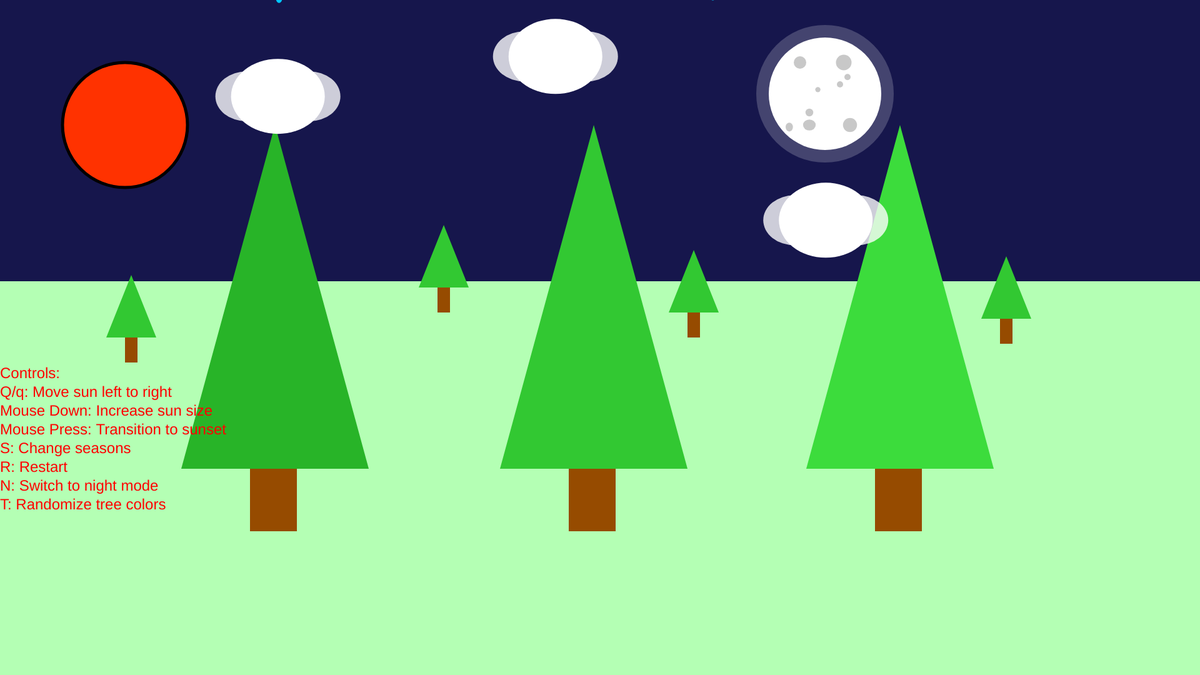
Frame 1 (no input)
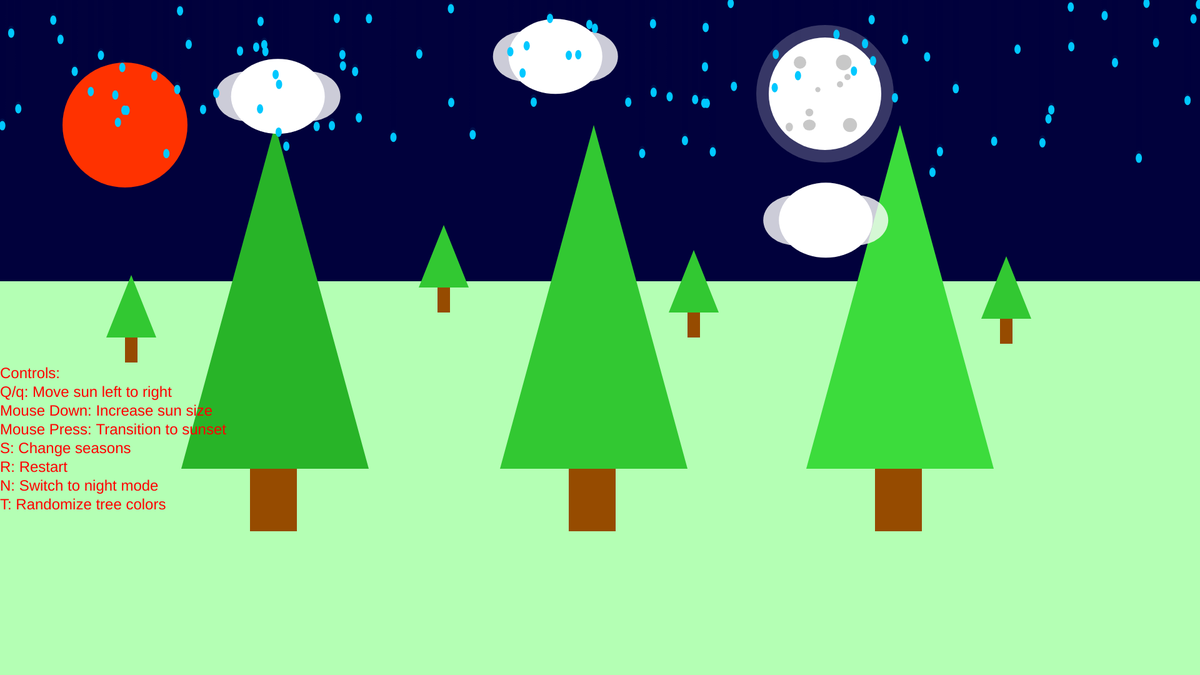
Frame 60 (no input)
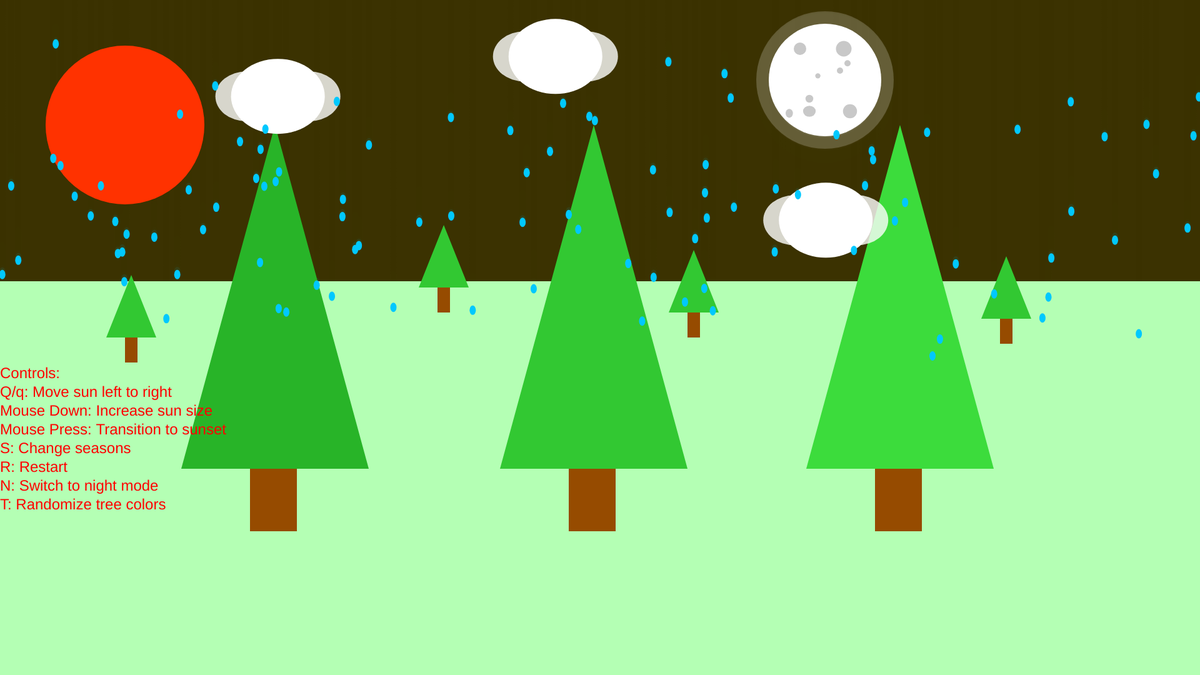
Frame 120 (the mouse pressed at the canvas centre since frame 60)

The p5.js sketch that drew these frames (run headless with seeded random() and noise() and a simulated clock; from frame 60 on, the mouse is pressed at the canvas centre):

// p5.js sketch
// ── sketch.js
//  Adit V
// Sunny day
//this semester, im not exactly sure what theme or concept i want to follow, i think the nature/seasons concept is pretty interesting and i might stick with that.
//the code showcases some trees on a sunny day with a couple of clouds
//press either "Q" or "q" to move the sun from left to right
//move your mouse down to increase the size of the sun
//Press S to change states
//if you hold the mouse button down it makes a smooth transition from night to sunset color background
// Press R to restart the code
//DECLARING VARIABLES FOR THE COLORS 
let r = 0;
let g =0;
let b = 60;

// Making variables for the X and Y position of the sun so i can use a function with the sun
let sunx=200
let suny=200  

//setting a variable sunspeed
let sunSpeed = 1.6  ;

let movingRight = false; // Track sun movement

//i need to put tree color outside of draw otherwsie it flickers and its going to give me epilepsy
let  treeColor1,treeColor2, treeColor3 

//making a variable for lawn so i can change the color depending on season
let lawnColor;
//creating an initial set of values so i can click a button to get those values back pretty much resetting it

let initial = {
  r: 0, g: 0, b: 60,
  sunx: 200, suny: 200,
  sunSpeed: 1,
  movingRight: false, 
  season: 0 
}
let snowflakes = [];

//making a variable for season
let season = 0; // 0 = Spring, 1 = Summer, 2 = Fall, 3 = Winter

//setting var for clouds therefore i can make a random positons
let cloud1X, cloud1Y, cloud2X, cloud2Y, cloud3X, cloud3Y;

// variable for moon Y postiion
let moonY = 150;
let moonSpeed = 2;

let stars = [];

let xPositions = [];
let yPositions = [];
let speeds = [];

function setup(){
  createCanvas(1920,1080);



  treeColor1 = color(random(40, 200), random(80, 200), random(40, 80));
  treeColor2 = color(random(40, 200), random(80, 200), random(40, 80));
  treeColor3 = color(random(40, 200), random(80, 200), random(40, 80));

  restartSketch();
  setSeasonColors()
//making cloud x and y position so it can be used for the rain array
  cloud1X = random(300, 500);
  cloud1Y = random(50, 200);
  cloud2X = random(600, 900);
  cloud2Y = random(80, 250);
  cloud3X = random(1100, 1500);
  cloud3Y = random(200, 400);
// array for stars
  for (let i = 0; i < 100; i++) {
    stars[i] =({ x: random(width), y: random(300), size: random(1, 3) });
  }

  for (let i = 0; i < 100; i++) {
    xPositions[i] =(random(width));
    yPositions[i] = (random(-200, 0));
    speeds[i] =(random(2, 5));
  }
}


function draw() 
  {
    
 let sunSize = 200 + mouseY / 10;//this changes the size of the sun based on the y position of the mouse

  //background colour is going to be blue for sky
  background(r,g,b,180);

if (season === 0 || season === 2) {
  background(r, g, b, 180);
}

if (season === 1) {
  background(135, 206, 235, 180); // blue sky for summer
}
if (season === 3) {
  background(10, 10, 40, 180); // night for winter
}

  //sun

  strokeWeight(5); // Thicker border for better visibility
  fill(255, 50, 0); // Brighter, more visible yellow
  ellipse(sunx, suny, sunSize, sunSize);


  // Lawn (ground/grass)
  noStroke();
  fill(lawnColor);
  rect(0, 450, width, height);

 
 fill(lawnColor)
  quad(0,450,1920,450,1920,1080,0,1080);
  
  //drawing trees
 
  drawTree(910, 350, treeColor1);
  drawTree(400, 350, treeColor2);
  drawTree(1400, 350, treeColor3);
  
  drawSmallTree(700,400,treeColor2)
  drawSmallTree(1100,440,treeColor1)
  drawSmallTree(200,480,treeColor3)
  drawSmallTree(1600,450,treeColor2)
// Draw clouds
drawCloud(cloud1X, cloud1Y);
  drawCloud(cloud2X, cloud2Y);
  drawCloud(cloud3X, cloud3Y);

//making background change color

  if (mouseIsPressed) {  
    if (r < 190) r += 1;  // Increase red gradually to sunset
    if (g < 50) g += 1;   // Slightly increase green
    if (b > 0) b -= 1;    // Decrease blue gradually
  }

    // Prevent the color from going beyond sunset
 if (r > 255) r = 190;
 if (g > 50) g = 20;    // Stop green from exceeding 50 so less brown tinge
 if (b < 0) b = 0;
 //calling the instructions
 drawInstructions()
 

// Move sun if 'Q' is pressed
if (keyIsPressed && (key === 'q' || key === 'Q')) {
  movingRight = true; // Start moving right
}

// Move sun continuously if it's moving
if (movingRight) {
  sunx += sunSpeed;

  // Reverse direction when hitting boundaries
  if (sunx >= width - 400 || sunx <= 200) {
    sunSpeed *= -1;
  }
}



// Move moon up gradually at night
if (r < 50 && g < 50 && b < 80) { 
  if (moonY < 100) { 
    moonY += moonSpeed; // Move moon down into view
  }
} 

else {
  if (moonY > -200) { 
    moonY -= moonSpeed; 
  }
}

// Draw the moon only when it's night or transitioning
if (moonY < height) {
  noStroke();
  fill(255, 255, 255, 50); // Glow effect
  ellipse(width - 600, moonY, 220, 220);
  
  drawMoon(width - 600, moonY);
}



if (season === 3) { // Winterss
  for (let i = 0; i < 100; i++) { // 100 Snowflakes
    let snowX = random(150,1600);
    let snowY = random(height)
    let size = random(3, 8);
    fill(255);
    ellipse(snowX, snowY, size, size);
  }
}
//array for rain taken from this youtube video: https://www.youtube.com/watch?v=LUfivoidnLw
if (season === 0 || season === 2) {
  fill(0, 200, 255);
  noStroke();

  for (let i = 0; i < xPositions.length; i++) {
    ellipse(xPositions[i], yPositions[i], 10, 15);
    yPositions[i] += speeds[i];

    if (yPositions[i] > height) {
      yPositions[i] = 0;
      xPositions[i] = random(width); 
    }
  }

}
}


//making function for moon
function drawMoon(x, y) {
  // Moon
  fill(255, 255, 255);
  ellipse(x, y, 180, 180);
  
  // Craters
  fill(200, 200, 200); // making the color of craters a bit darker so you can see them
  noStroke();
  
  // Draw multiple craters
  ellipse(x - 100/4, y + 120/4, 100/8, 100/8);
  ellipse(x + 120/5, y - 90/6, 100/10, 100/10);
  ellipse(x -80 /7, y - 20/3, 100/12, 100/12);
  ellipse(x - 100/4, y + 200/4, 162/8, 139/8);
  ellipse(x + 180/5, y - 160/6, 100/10, 100/10);
  ellipse(x -400 /7, y +160/3, 140/12, 170/12);
  ellipse(x+30,y-50,200/8,200/8)
  ellipse(x+40,y+50,180/8,180/8)
  ellipse(x-40,y-50,160/8,160/8)
  
  drawStars()
  
}

function drawInstructions() {
  fill(255,0,0);
  textSize(24);
  textAlign(LEFT, BOTTOM);
  
  // Start from the bottom-left corner without margins
  let startY = height - 240; // Position the first line
  text("Controls:", 0, startY-230);
  text("Q/q: Move sun left to right", 0, startY -200);
  text("Mouse Down: Increase sun size", 0, startY -170);
  text("Mouse Press: Transition to sunset", 0, startY -140);
  text("S: Change seasons", 0, startY - 110);
  text("R: Restart", 0, startY - 80);
  text("N: Switch to night mode", 0, startY -50);
  text("T: Randomize tree colors", 0, startY -20);
 
}


// Draw small trees with a smaller size
function drawSmallTree(x, y) {
  fill(150, 75, 0);
  rect(x, y, 20, 100);
  fill(treeColor1);
  triangle(x - 30, y + 60, x + 50, y + 60, x + 10, y - 40);
}


//making function for the trees

function drawTree(x, y, treeColor) {
 fill(150, 75, 0);
rect(x, y, 75, 500);
fill(treeColor);
triangle(x - 110, y + 400, x + 190, y + 400, x + 40, y - 150);
}


//making a function for clouds
function drawCloud(x, y) {
  fill(255, 255, 255, 200);
  noStroke();
  ellipse(x, y, 100, 80);
  ellipse(x + 100, y, 100, 80);
  fill(255, 255, 255);
  ellipse(x + 50, y, 150, 120);
}
  // Reset all variables to their initial values
function restartSketch() {

    r = initial.r;
    g = initial.g;
    b = initial.b;
    sunx = initial.sunx;
    suny = initial.suny;
    sunSpeed = initial.sunSpeed;
    movingRight = initial.movingRight;
    season = initial.season; // 
    setSeasonColors();
    moonY = 150;
  }



function setSeasonColors() {
  if (season == 0) { // Spring
    treeColor1 = color(50, 200, 50);
    treeColor2 = color(40, 180, 40);
    treeColor3 = color(60, 220, 60);
    lawnColor = color(180, 255, 180);
  } else if (season == 1) { // for summer i went for some kind dried tree
    treeColor1 = color(139, 69, 19);
    treeColor2 = color(160, 82, 45);
    treeColor3 = color(120, 60, 30);
    lawnColor = color(0, 100, 0); // 

  } else if (season == 2) { // for fall i think the best was the orange red color
    treeColor1 = color(255, 69, 0);
    treeColor2 = color(255, 140, 0);
    treeColor3 = color(205, 92, 92);
    lawnColor = color(255, 223, 128); // 
  } else if (season == 3) { // for winters its pure  so it covers all the leaves and stuff
    treeColor1 = color(255);
    treeColor2 = color(255);
    treeColor3 = color(255);
    lawnColor = color(255);
  }
}

  
function keyPressed() {

  if (key === 'r' || key === 'R') {
    restartSketch();
  }
  if (key === 's' || key === 'S') {
    season = (season + 1) % 4; // Cycle through 4 seasons
    setSeasonColors();
  }


    if (key === 'n' || key === 'N') { // Turn to night
      r = 10; g = 10; b = 40;
    }

//making a key press change tree colors
if (key === 't' || key === 'T') {
  treeColor1 = color(random(40, 200), random(80, 200), random(40, 80));
  treeColor2 = color(random(40, 200), random(80, 200), random(40, 80));
  treeColor3 = color(random(40, 200), random(80, 200), random(40, 80));

}
}
function drawStars() {
  if (r === 10 && g === 10 && b === 40) { // night mode
    fill(255);
    noStroke();
    for (let s of stars) {
      ellipse(s.x, s.y, s.size);
    }
  }
}
